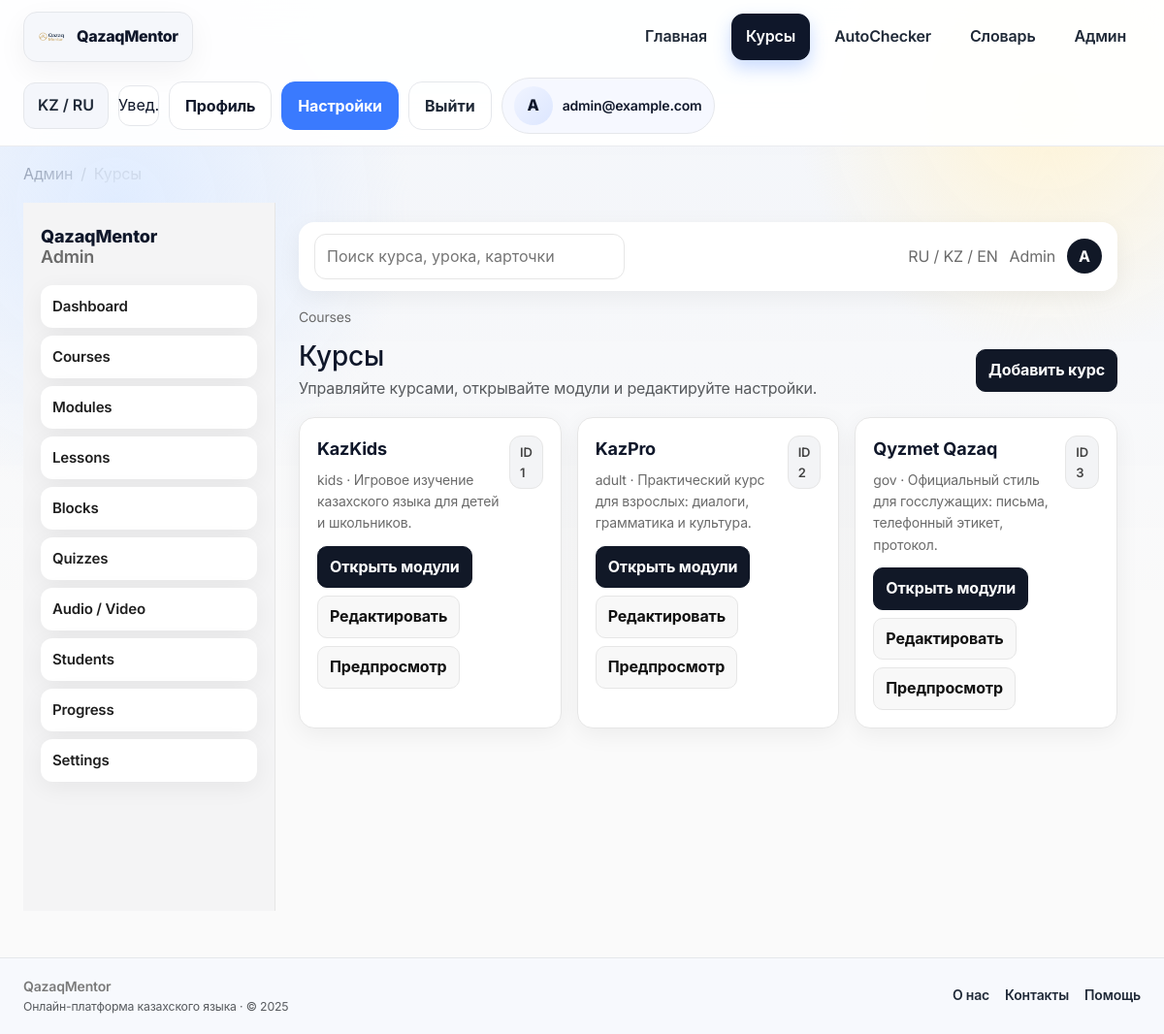
Page /admin/courses (signed in) on the committed database.
### app/models/__init__.py (models this page shows, shortened)
class User(Base):
    __tablename__ = "users"
    __allow_unmapped__ = True
    id = Column(Integer, primary_key=True, index=True)
    email = Column(String, unique=True, index=True, nullable=False)
    hashed_password = Column(String, nullable=False)
    age = Column(Integer, nullable=False)
    target = Column(String, nullable=False)  # school / general / business
    daily_minutes = Column(Integer, nullable=False, default=10)
    level = Column(String, nullable=True)
    role = Column(String, nullable=False, default="user")
    created_at = Column(DateTime, server_default=func.now(), nullable=False)
    placements: List["PlacementTestResult"] = relationship(
        "PlacementTestResult", back_populates="user", cascade="all, delete-orphan"
    )
    progresses: List["UserProgress"] = relationship(
        "UserProgress", back_populates="user", cascade="all, delete-orphan"
    )

class Course(Base):
    __tablename__ = "courses"
    __allow_unmapped__ = True
    id = Column(Integer, primary_key=True, index=True)
    slug = Column(String, unique=True, nullable=False)
    name = Column(String, nullable=False)
    description = Column(Text, nullable=False)
    audience = Column(String, nullable=False)  # kids / adult / gov
    modules: List["Module"] = relationship(
        "Module", back_populates="course", cascade="all, delete-orphan", order_by="Module.order"
    )

### app/routers/admin.py (the view)
@router.get("/courses")
async def admin_courses(request: Request, db: Session = Depends(get_db)):
    courses = db.query(models.Course).all()
    breadcrumbs = _breadcrumbs_for_course(None)
    return render_template(request, "admin/courses.html", {"courses": courses, "breadcrumbs": breadcrumbs})

### app/templates/admin/courses.html
{% extends "admin/admin_base.html" %}
{% block admin_content %}
<div class="admin-breadcrumbs">Courses</div>
<div class="d-flex justify-content-between align-items-center mb-3">
    <div>
        <h3 class="mb-1">Курсы</h3>
        <p class="text-muted mb-0">Управляйте курсами, открывайте модули и редактируйте настройки.</p>
    </div>
    <a class="admin-btn primary" href="/admin/course/new">Добавить курс</a>
</div>
<div class="admin-grid">
    {% for course in courses %}
    <div class="admin-card">
        <div class="d-flex justify-content-between align-items-start">
            <div>
                <div class="admin-card__title">{{ course.name }}</div>
                <div class="admin-card__meta">{{ course.audience or "general" }} · {{ course.description|truncate(80) }}</div>
            </div>
            <span class="badge-pill">ID {{ course.id }}</span>
        </div>
        <div class="admin-actions">
            <a class="admin-btn primary" href="/admin/course/{{ course.id }}/modules">Открыть модули</a>
            <a class="admin-btn" href="/admin/course/{{ course.id }}/edit">Редактировать</a>
            <a class="admin-btn" href="/course/{{ course.slug }}">Предпросмотр</a>
        </div>
    </div>
    {% else %}
    <div class="text-muted">Курсов пока нет.</div>
    {% endfor %}
</div>
{% endblock %}

### app/templates/admin/admin_base.html
{% extends "base.html" %}
{% block content %}
<link rel="stylesheet" href="{{ url_for('static', path='css/admin.css') }}?v=1">
<div class="admin-layout">
    <aside class="admin-sidebar">
        <div class="admin-sidebar__brand">QazaqMentor<br><span>Admin</span></div>
        <nav class="admin-nav">
            <a href="/admin" class="admin-nav__item">Dashboard</a>
            <a href="/admin/courses" class="admin-nav__item">Courses</a>
            <a href="/admin/modules" class="admin-nav__item">Modules</a>
            <a href="/admin/lessons" class="admin-nav__item">Lessons</a>
            <a href="/admin/blocks" class="admin-nav__item">Blocks</a>
            <a href="/admin/quizzes" class="admin-nav__item">Quizzes</a>
            <a href="/admin/media" class="admin-nav__item">Audio / Video</a>
            <a href="/admin/students" class="admin-nav__item">Students</a>
            <a href="/admin/progress" class="admin-nav__item">Progress</a>
            <a href="/admin/settings" class="admin-nav__item">Settings</a>
        </nav>
    </aside>
    <div class="admin-main">
        <div class="admin-topbar">
            <form class="admin-search" action="/admin/search" method="get">
                <input type="search" name="q" placeholder="Поиск курса, урока, карточки" />
            </form>
            <div class="admin-topbar__actions">
                <div class="admin-lang">RU / KZ / EN</div>
                <div class="admin-role">Admin</div>
                <div class="admin-profile">{{ (user.email if user else "A")[:1]|upper }}</div>
            </div>
        </div>
        <div class="admin-content">
            {% block admin_content %}{% endblock %}
        </div>
    </div>
</div>
{% endblock %}

### app/templates/base.html (shortened to what this page needs)
<!DOCTYPE html>
<html lang="kk">
<head>
    <link href="https://cdn.jsdelivr.net/npm/bootstrap@5.3.3/dist/css/bootstrap.min.css" rel="stylesheet">
    <link rel="stylesheet" href="{{ url_for('static', path='css/main.css') }}?v=qm2">
</head>
<body>
{% set current_user = request.state.user or (user if user is defined else None) %}
{% set current_path = request.url.path if request and request.url else '' %}
<header class="app-nav">
    <div class="page-shell nav-inner">
        <a href="/" class="brand-mark">
            <img src="{{ url_for('static', path='img/logo.png') }}" alt="QazaqMentor">
            <span>QazaqMentor</span>
        </a>
        <nav class="nav-links">
            <a class="nav-link {% if current_path == '/' %}active{% endif %}" href="/">Главная</a>
            <a class="nav-link {% if '/courses' in current_path %}active{% endif %}" href="/courses">Курсы</a>
            <a class="nav-link {% if '/autochecker' in current_path %}active{% endif %}" href="/autochecker">AutoChecker</a>
            <a class="nav-link {% if '/vocabulary' in current_path or '/dictionary' in current_path %}active{% endif %}" href="/vocabulary">Словарь</a>
            {% if current_user and current_user.is_admin %}
            <a class="nav-link" href="/admin">Админ</a>
            {% endif %}
        </nav>
        <div class="nav-actions">
            <button class="nav-chip" type="button">KZ / RU</button>
            <button class="icon-button" type="button" aria-label="Уведомления">Увед.</button>
            {% if current_user %}
                <a class="btn btn-outline-dark" href="/profile">Профиль</a>
                <a class="btn btn-primary" href="/settings">Настройки</a>
                <form action="/logout" method="post" class="m-0">
                    <button type="submit" class="btn btn-ghost">Выйти</button>
                </form>
                <div class="profile-chip">
                    <div class="avatar">{{ current_user.email[0]|upper }}</div>
                    <div class="fw-semibold small">{{ current_user.full_name or current_user.email }}</div>
                </div>
            {% else %}
                <a class="btn btn-outline-dark" href="/login">Войти</a>
                <a class="btn btn-primary" href="/signup">Регистрация</a>
            {% endif %}
        </div>
    </div>
</header>
{% if breadcrumbs %}
<div class="page-shell mt-3">
    {% include "admin/components/breadcrumbs.html" %}
</div>
{% endif %}
<main class="page-body">
    <div class="page-shell">
        {% block content %}{% endblock %}
    </div>
</main>
<footer class="footer-bar mt-5">
    <div class="page-shell d-flex align-items-center justify-content-between flex-wrap gap-3">
        <div>
            <div class="fw-semibold">QazaqMentor</div>
            <div class="small text-muted">Онлайн-платформа казахского языка · © 2025</div>
        </div>
        <div class="d-flex align-items-center gap-3">
            <a href="#">О нас</a>
            <a href="#">Контакты</a>
            <a href="#">Помощь</a>
        </div>
    </div>
</footer>
</body>
</html>

### app/static/css/main.css (style rules this page uses)
:root { --bg: #f7f8fa; --surface: #ffffff; --surface-2: #f0f4ff; --ink: #0f172a; --ink-soft: #1f2937; --muted: #7a7a7a; --border: #e5e7eb; --accent: #3a7afe; --accent-2: #f9d65c; --accent-green: #16b574; --accent-red: #ef4444; --accent-amber: #f59e0b; --radius-lg: 18px; --radius-md: 14px; --radius-sm: 10px; --shadow-soft: 0 24px 80px rgba(17, 24, 39, 0.08); --shadow-sm: 0 10px 30px rgba(15, 23, 42, 0.05); --shadow-press: 0 8px 18px rgba(58, 122, 254, 0.28); --gradient-hero: linear-gradient(135deg, #e9f0ff 0%, #fff 58%, #f9d65c22 100%); --gradient-card: linear-gradient(145deg, #f9fbff 0%, #eef2ff 100%); }
* { box-sizing: border-box; }
body { background: var(--bg); color: var(--ink); font-family: "Inter", "Manrope", "SF Pro Display", -apple-system, system-ui, sans-serif; line-height: 1.6; letter-spacing: -0.01em; min-height: 100vh; }
a { color: inherit; text-decoration: none; }
img { max-width: 100%; display: block; }
.container, .page-shell { max-width: 1220px; margin: 0 auto; padding: 0 24px; }
main, header, footer { position: relative; z-index: 1; }
.app-nav { position: sticky; top: 0; z-index: 100; background: rgba(255, 255, 255, 0.92); backdrop-filter: blur(18px); border-bottom: 1px solid rgba(229, 231, 235, 0.8); padding: 12px 0; }
.nav-inner { display: flex; align-items: center; justify-content: space-between; gap: 16px; flex-wrap: wrap; }
.brand-mark { display: inline-flex; align-items: center; gap: 10px; padding: 10px 14px; border-radius: var(--radius-md); background: #f5f7fb; border: 1px solid var(--border); box-shadow: var(--shadow-sm); font-weight: 800; letter-spacing: -0.02em; color: var(--ink); }
.brand-mark img { height: 30px; width: 30px; object-fit: contain; }
.nav-links { display: flex; align-items: center; gap: 10px; flex-wrap: wrap; }
.nav-link { padding: 10px 14px; border-radius: 12px; font-weight: 600; color: var(--ink-soft); border: 1px solid transparent; transition: all 0.18s ease; }
.nav-link.active { background: var(--ink); color: #fff; border-color: var(--ink); box-shadow: var(--shadow-press); }
.nav-actions { display: flex; align-items: center; gap: 10px; }
.nav-chip, .btn-ghost, .brand-chip { padding: 10px 14px; border-radius: 12px; border: 1px solid var(--border); background: #f4f6fb; font-weight: 600; color: var(--ink-soft); transition: all 0.16s ease; }
.icon-button { width: 42px; height: 42px; display: inline-flex; align-items: center; justify-content: center; border-radius: 12px; border: 1px solid var(--border); background: #fff; color: var(--ink); transition: all 0.16s ease; }
.avatar, .profile-pill { width: 40px; height: 40px; border-radius: 50%; background: linear-gradient(135deg, #f0f4ff, #dce6ff); display: inline-flex; align-items: center; justify-content: center; font-weight: 800; color: var(--ink); }
.profile-chip { display: inline-flex; align-items: center; gap: 10px; padding: 8px 12px; border-radius: 999px; background: #f6f8ff; border: 1px solid var(--border); }
.btn, .cta-primary, .cta-secondary, .auth-btn, .gray-btn, .placement-btn, .vocab-arrow, .vocab-arrow:focus-visible { border-radius: 14px; font-weight: 700; border: 1px solid transparent; transition: all 0.18s ease; box-shadow: none; }
.btn, .auth-btn, .gray-btn, .placement-btn { padding: 12px 16px; }
.btn-primary, .btn-outline-dark:active, .btn-outline-primary { background: var(--accent); color: #fff; border-color: var(--accent); }
.btn-outline-dark, .btn-outline-secondary, .btn-outline-primary, .btn-light, .btn-outline-light, .btn-outline-dark:focus { background: #fff; color: var(--ink); border: 1px solid var(--border); }
.btn-ghost { background: transparent; color: var(--ink-soft); border-color: var(--border); }
.footer-bar { background: #f7f9fd; border-top: 1px solid #e5e7eb; padding: 18px 0; font-size: 14px; color: var(--muted); }
.footer-bar a { color: var(--ink-soft); font-weight: 600; }

### rows in the picture
User: email "A", email "admin@example.com"
Course: name "KazKids", audience "kids", description "Игровое изучение казахского языка для детей и школьников.", id "1"
Course: name "KazPro", audience "adult", description "Практический курс для взрослых: диалоги, грамматика и культура.", id "2"
Course: name "Qyzmet Qazaq", audience "gov", description "Официальный стиль для госслужащих: письма, телефонный этикет, протокол.", id "3"

### other values in the picture
{{ crumb.label }} "Админ"
{{ crumb.label }} "Курсы"
